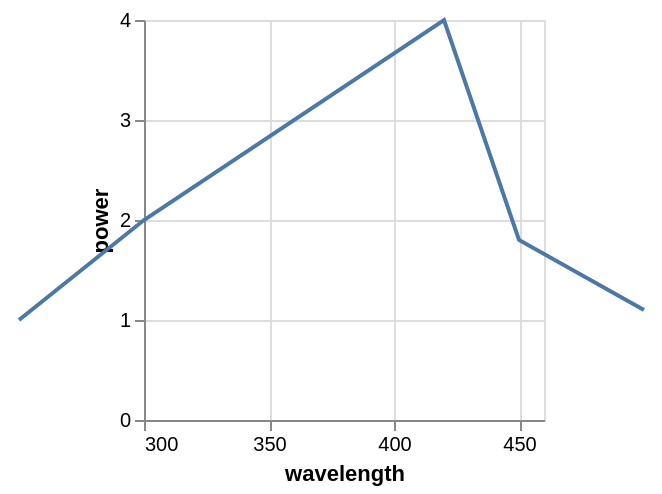

Vega-Lite specification stored for this chart:
### Vega specification from a JSON file in a GitHub repository (floating-point values rounded to 4 significant figures)
{"$schema": "https://vega.github.io/schema/vega/v5.json", "autosize": "pad", "padding": 5, "width": 200, "height": 200, "style": "cell", "data": [{"name": "source_0", "values": [{"wavelength": 250, "power": 1}, {"wavelength": 300, "power": 2}, {"wavelength": 420, "power": 4}, {"wavelength": 450, "power": 1.8}, {"wavelength": 500, "power": 1.1}]}], "marks": [{"name": "marks", "type": "line", "style": ["line"], "sort": {"field": "datum[\"wavelength\"]"}, "from": {"data": "source_0"}, "encode": {"update": {"stroke": {"value": "#4c78a8"}, "x": {"scale": "x", "field": "wavelength"}, "y": {"scale": "y", "field": "power"}, "defined": {"signal": "datum[\"wavelength\"] !== null && !isNaN(datum[\"wavelength\"]) && datum[\"power\"] !== null && !isNaN(datum[\"power\"])"}}}}], "scales": [{"name": "x", "type": "linear", "domain": [300, 450], "range": [0, {"signal": "width"}], "nice": true, "zero": false}, {"name": "y", "type": "linear", "domain": {"data": "source_0", "field": "power"}, "range": [{"signal": "height"}, 0], "nice": true, "zero": true}], "axes": [{"scale": "x", "orient": "bottom", "gridScale": "y", "grid": true, "tickCount": {"signal": "ceil(width/40)"}, "domain": false, "labels": false, "maxExtent": 0, "minExtent": 0, "ticks": false, "zindex": 0}, {"scale": "y", "orient": "left", "gridScale": "x", "grid": true, "tickCount": {"signal": "ceil(height/40)"}, "domain": false, "labels": false, "maxExtent": 0, "minExtent": 0, "ticks": false, "zindex": 0}, {"scale": "x", "orient": "bottom", "grid": false, "title": "wavelength", "labelFlush": true, "labelOverlap": true, "tickCount": {"signal": "ceil(width/40)"}, "zindex": 0}, {"scale": "y", "orient": "left", "grid": false, "title": "power", "labelOverlap": true, "tickCount": {"signal": "ceil(height/40)"}, "zindex": 0}]}
